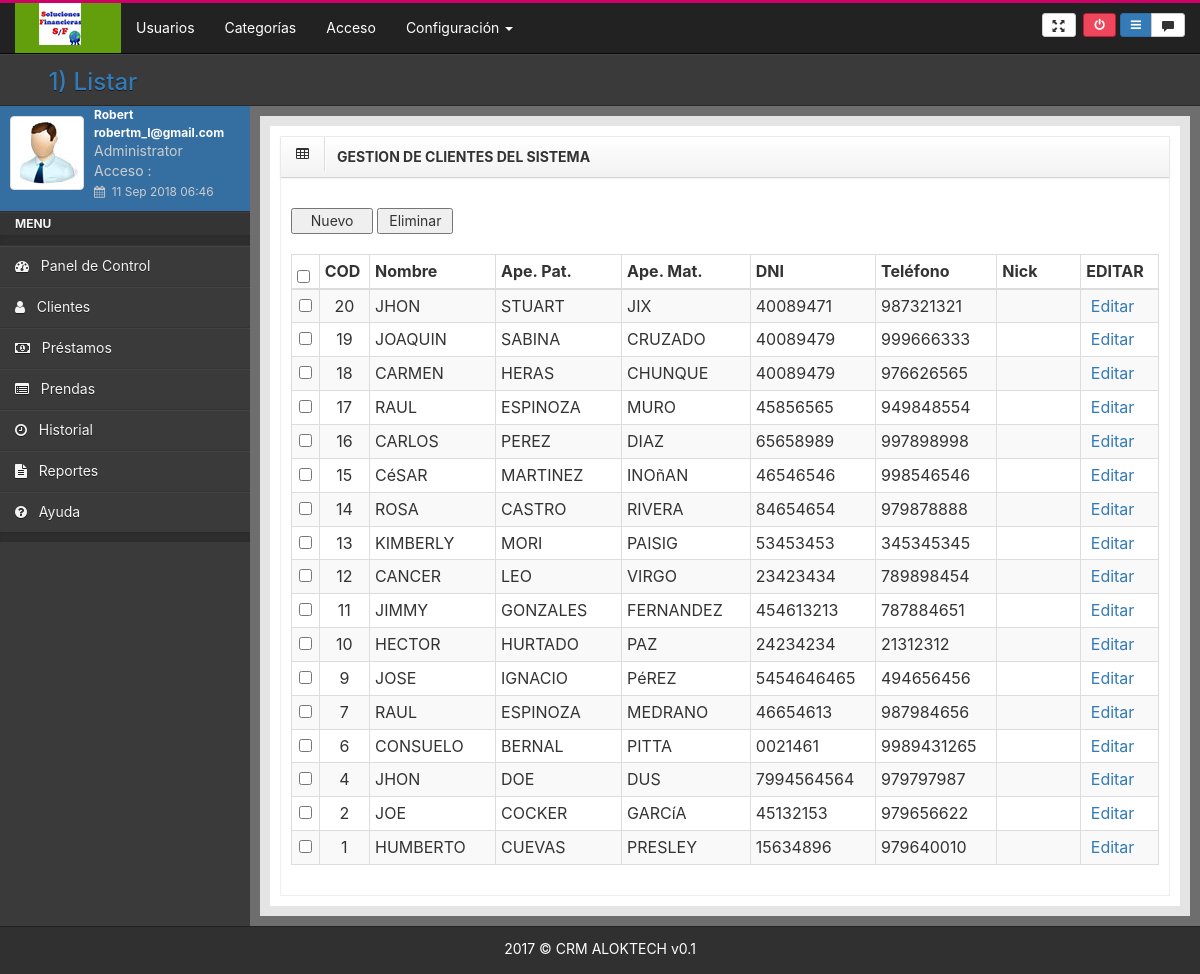
The page /clientes2.php (signed in) on the database its author committed.
### tables this page shows
CREATE TABLE `clientes` (
  `codCliente` int(11) NOT NULL,
  `nomClie` varchar(50) NOT NULL,
  `apepatClie` varchar(50) NOT NULL,
  `apematClie` varchar(50) NOT NULL,
  `nroDNI` varchar(10) NOT NULL,
  `fecNac` date NOT NULL,
  `nroSec` varchar(20) DEFAULT NULL,
  `telefono` varchar(30) DEFAULT NULL,
  `direccion` varchar(150) NOT NULL,
  `facebook` varchar(200) NOT NULL,
  `email` varchar(50) DEFAULT NULL,
  `nomInbox` varchar(50) DEFAULT NULL,
  `estClie` int(2) NOT NULL
);

### clientes2.php (the view, shortened to what this page needs)
<?php include 'head.php'; ?>
        <body class=" ">
            <div class="bg-dark dk" id="wrap">
                <div id="top">
                    <nav class="navbar navbar-inverse navbar-static-top">
                        <div class="container-fluid">
                            <?php include 'navbar_header.php'; ?>
                            <?php include 'top_nav.php'; ?>
                            <?php include 'navbarmenu_horizontal.php'; ?>
                        </div>
                    </nav>
                        <header class="head">
                            <div class="main-bar">
                                <h3>
                                  <a href="">&nbsp;1) Listar</a>
                                </h3>
                            </div>
                        </header>
                </div>
                <?php include 'left_menu.php'; ?>
                <div id="content">
                    <div class="outer">
                        <div class="inner bg-light lter">
<?php
  $link=Conectarse();
  $pag = "GESTION DE CLIENTES DEL SISTEMA";
  $pag_org = parse_url($_SERVER['REQUEST_URI'],PHP_URL_PATH);
  if ( strpos($pag_org, '/') !== FALSE )
  $pag_org = array_pop(explode('/', $pag_org));
  if($_GET["sw"]==1){
    $id=autogenerado("clientes","codCliente",6);
  }else{
  ?>
<div class="row">
  <div class="col-lg-12">
        <div class="box">
            <header>
                <div class="icons"><i class="fa fa-table"></i></div>
                <h5><?php echo strtoupper($pag); ?></h5>
            </header>
            <div id="collapse4" class="body">
            <br>
            <div id="botonera">
                 <button class="stdbtn btn_orange" onclick="cargare('<?=$pag_org?>?sw=1'); return false;" >
                  &nbsp;&nbsp;&nbsp;Nuevo&nbsp;&nbsp;&nbsp;</button>
                   <input type="button" name="Button2" value=" Eliminar " onclick="Subm()" class="stdbtn btn_orange">
            </div>
            <br>
          <?php
            $sql="SELECT codCliente,
                         nomClie,
                         apepatClie,
                         apematClie,
                         nroDNI,
                         nroSec,
                         telefono,
                         email,
                         nomInbox,
                         estClie
                  FROM clientes ORDER BY 1 DESC";
            $res=@mysql_query($sql,$link);
          ?>
    <form name="frmList" action="grabar.php" method="post">
      <table id="dataTable" class="table table-bordered table-condensed table-hover table-striped">
          <colgroup>
            <col class="con0" style="width: 2%" />
            <col class="con0" style="width: 2%" />
            <col class="con0" style="width: 12%" />
            <col class="con1" style="width: 12%" />
            <col class="con1" style="width: 12%" />
            <col class="con1" style="width: 8%" />
            <col class="con1" style="width: 8%" />
            <col class="con1" style="width: 8%" />
            <col class="con1" style="width: 5%" />
          </colgroup>
          <thead>
            <tr>
              <th class="head1 nosort">
                <input type="checkbox" name="allbox" onClick="CA();" title="Seleccionar o anular la selección de todos los registros" /></th>
              <th class="head1">COD</th>
              <th class="head1">Nombre</th>
              <th class="head1">Ape. Pat.</th>
              <th class="head1">Ape. Mat.</th>
              <th class="head1">DNI</th>
              <th class="head1">Teléfono</th>
              <th class="head1">Nick</th>
              <th class="head1">EDITAR</th>
            </tr>
          </thead>
          <tbody>
          <?php while($row1=@mysql_fetch_array($res))
                     {$i++;
          ?>
              <tr class="gradeX" <?=$colorfil?> >
                <td align="center"><span class="center">
                  <input type='checkbox' name='check[]' value="<?=$row1[0]?>" onClick='CCA(this);'>
                </span></td>
                <td align="center"><?php echo $row1[0]; ?></td>
                <td align="left"><?php echo $row1[1]; ?></td>
                <td align="left"><?php echo $row1[2]; ?></td>
                <td align="left"><?php echo $row1[3]; ?></td>
                <td align="left"><?php echo $row1[4]; ?></td>
                <td class="center"><?php echo $row1[6]; ?></td>
                <td class="center"><?php echo $row1[8]; ?></td>
                <td class="center">
                  <a href="#" onclick="cargare('<?=$pag_org?>?id=<?=$row1[0]?>&sw=2'); return false;">
                    <img src="images/icons/editor.png" alt="">&nbsp;Editar</a>
                </td>
              </tr>
          <?php } ?>
          </tbody>
        </table>
      </form>
            </div>
        </div>
    </div>
</div>
                        </div>
                    </div>
                </div>
            </div>
<?php
    include 'foot.php';
    exit();
   }
 ?>
<?php include 'foot.php'; ?>

### rows shown on the page
clientes: codCliente "20", nomClie "JHON", apepatClie "STUART", apematClie "JIX", nroDNI "40089471", telefono "987321321"
clientes: codCliente "19", nomClie "JOAQUIN", apepatClie "SABINA", apematClie "CRUZADO", nroDNI "40089479", telefono "999666333"
clientes: codCliente "18", nomClie "CARMEN", apepatClie "HERAS", apematClie "CHUNQUE", nroDNI "40089479", telefono "976626565"
clientes: codCliente "17", nomClie "RAUL", apepatClie "ESPINOZA", apematClie "MURO", nroDNI "45856565", telefono "949848554"
clientes: codCliente "16", nomClie "CARLOS", apepatClie "PEREZ", apematClie "DIAZ", nroDNI "65658989", telefono "997898998"
clientes: codCliente "15", nomClie "CéSAR", apepatClie "MARTINEZ", apematClie "INOñAN", nroDNI "46546546", telefono "998546546"
clientes: codCliente "14", nomClie "ROSA", apepatClie "CASTRO", apematClie "RIVERA", nroDNI "84654654", telefono "979878888"
clientes: codCliente "13", nomClie "KIMBERLY", apepatClie "MORI", apematClie "PAISIG", nroDNI "53453453", telefono "345345345"
clientes: codCliente "12", nomClie "CANCER", apepatClie "LEO", apematClie "VIRGO", nroDNI "23423434", telefono "789898454"
clientes: codCliente "11", nomClie "JIMMY", apepatClie "GONZALES", apematClie "FERNANDEZ", nroDNI "454613213", telefono "787884651"
clientes: codCliente "10", nomClie "HECTOR", apepatClie "HURTADO", apematClie "PAZ", nroDNI "24234234", telefono "21312312"
clientes: codCliente "9", nomClie "JOSE", apepatClie "IGNACIO", apematClie "PéREZ", nroDNI "5454646465", telefono "494656456"
clientes: codCliente "7", nomClie "RAUL", apepatClie "ESPINOZA", apematClie "MEDRANO", nroDNI "46654613", telefono "987984656"
clientes: codCliente "6", nomClie "CONSUELO", apepatClie "BERNAL", apematClie "PITTA", nroDNI "0021461", telefono "9989431265"
clientes: codCliente "4", nomClie "JHON", apepatClie "DOE", apematClie "DUS", nroDNI "7994564564", telefono "979797987"
clientes: codCliente "2", nomClie "JOE", apepatClie "COCKER", apematClie "GARCíA", nroDNI "45132153", telefono "979656622"
clientes: codCliente "1", nomClie "HUMBERTO", apepatClie "CUEVAS", apematClie "PRESLEY", nroDNI "15634896", telefono "979640010"

### other values the page prints
$_SESSION["s_solonom"] "Robert"
$_SESSION["s_correousu"] "robertm_l@gmail.com"
$pag "GESTION DE CLIENTES DEL SISTEMA"
